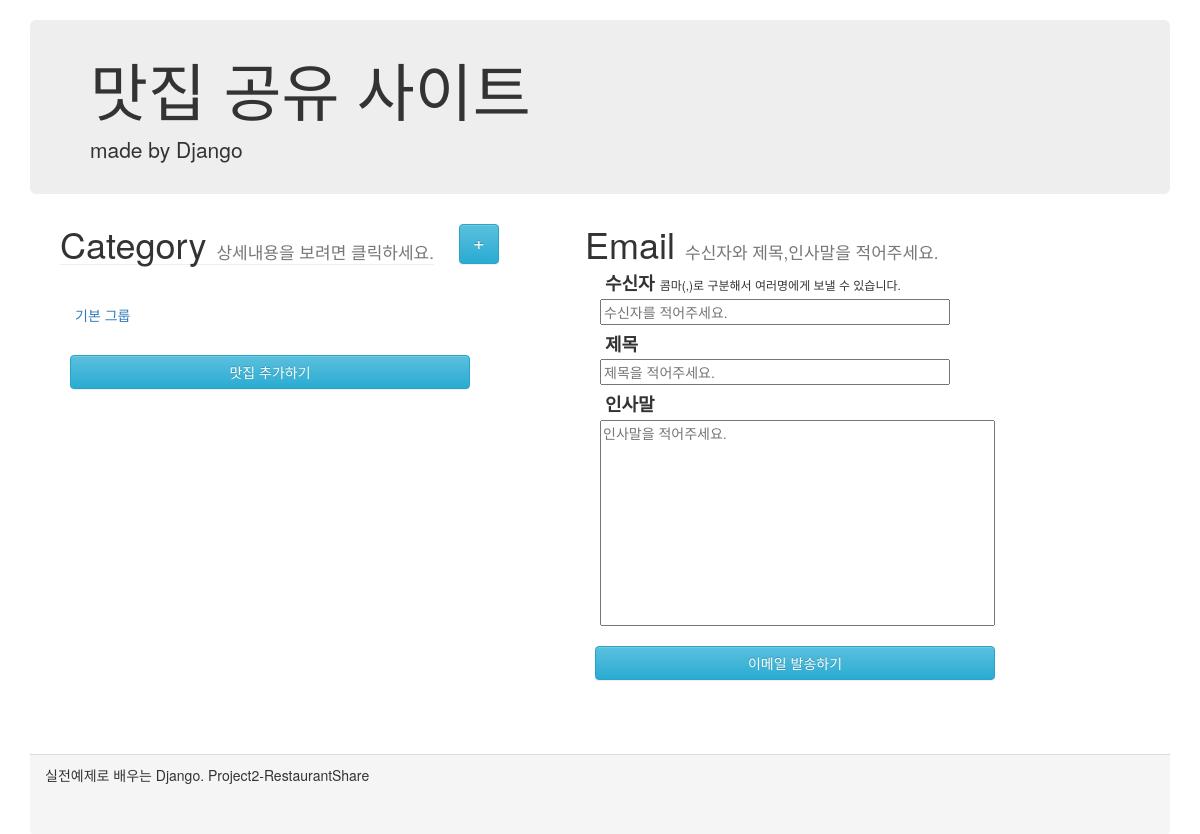
/, run on an earlier commit of the app's database.
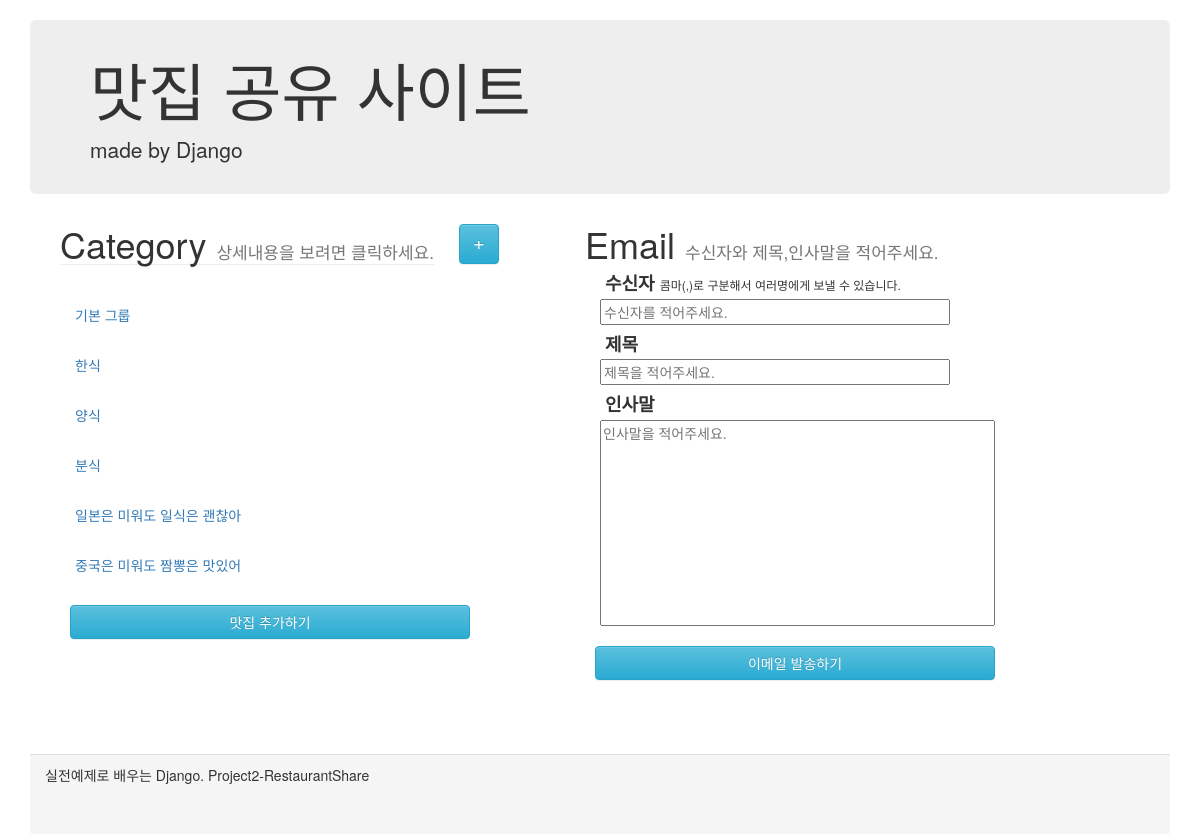
And on a later commit of the database.
### shareRes/models.py (models this page shows)
class Category(models.Model):
    category_name = models.CharField(max_length = 100)

### shareRes/views.py (the view)
# urls.py: path('', views.index, name='index'),
def index(request):
    categories = Category.objects.all()
    restaurants = Restaurant.objects.all()
    content = {'categories': categories, 'restaurants': restaurants}
    return render(request, 'shareRes/index.html', content)

### shareRes/templates/shareRes/index.html (shortened to what this page needs)
<html lang="en">
<head>
    <link rel="stylesheet" href="https://maxcdn.bootstrapcdn.com/bootstrap/3.3.2/css/bootstrap.min.css">
    <link rel="stylesheet" href="https://maxcdn.bootstrapcdn.com/bootstrap/3.3.2/css/bootstrap-theme.min.css">
</head>
<body>
    <div class="container">
        <div class="header">
            <div class="jumbotron">
                <h1>맛집 공유 사이트</h1>
                <p>made by Django</p>
            </div>
        </div>
        <div class="content">
            <div class="row">
                <form action="./sendEmail/send/" method="POST" onsubmit="return emailCheckForm();"> {% csrf_token %}
                    <div class="restaurantInfoDiv ">
                        <div class="row">
                            <div class="infoHeaderDiv">
                                <h1>Category <small class="subTitle">상세내용을 보려면 클릭하세요.</small></h1>
                            </div>
                            <div class="categoryAddDiv">
                                    <a href="categoryCreate/" class="categoryAddBtn btn btn-info" role="button">+</a>
                            </div>
                        </div>
                        <ul class="restaurantListDiv nav nav-pills nav-stacked">
                            {% for category in categories %}
                            <li class="category deactive">{{ category.category_name}}</li>
                            {% endfor %}
                        </ul>
                        <a href="restaurantCreate/" class="sendBtn btn btn-info" role="button">맛집 추가하기</a>
                    </div>
                    <div class="emailDiv">
                        <div class="emailHeaderDiv">
                            <h1>Email <small class="subTitle">수신자와 제목,인사말을 적어주세요.</small></h1>
                        </div>
                        <div class="emailContentGroup">
                            <div class="emailContentHeader">
                                <h4>수신자 <span class="inputReceiverSub">콤마(,)로 구분해서 여러명에게 보낼 수 있습니다.</span></h4>
                                <input class="inputReceiver" name="inputReceiver" id="inputReceiver" type="text" placeholder="수신자를 적어주세요."/><br/>
                            </div>
                            <div class="emailContentHeader">
                                <h4>제목</h4>
                                <input class="inputTitle" name="inputTitle" id="inputTitle" type="text" placeholder="제목을 적어주세요."/><br/>
                            </div>
                            <div class="emailContent">
                                <h4>인사말</h4>
                                <textarea class="inputContent" name="inputContent" id="inputContent" cols="50" rows="10" placeholder="인사말을 적어주세요."></textarea>
                            </div>
                        </div>
                        <div>
                            <input type="submit" class="sendBtn btn btn-info" role="button" value="이메일 발송하기"/>
                        </div>
                    </div>
                </form>
            </div>
        </div>
        <div class="panel-footer">
            실전예제로 배우는 Django. Project2-RestaurantShare
        </div>
    </div>
</body>
</html>

### shareRes/templates/shareRes/index.html (style rules this page uses)
.container { margin-top: 20px; }
.jumbotron { padding-top:15px; padding-bottom:15px; }
.content { min-height: 60%; margin: auto; }
.row { margin:0; padding:0; }
.subTitle { font-size:17px; }
.restaurantInfoDiv { margin-left:30px; float:left; }
.infoHeaderDiv { border-bottom: 1px solid #eee; float:left; }
.infoHeaderDiv h1 { margin:0; }
.categoryAddDiv { float:left; margin-left:25px; }
.categoryAddBtn { height: 40px; width: 40px; font-size:20px; padding:3px; }
.restaurantListDiv { margin-top: 25px; width: 500px; }
a { text-decoration: none; }
.deactive { color: #337ab7; background-color: #fff; }
.category { position: relative; display: block; cursor: pointer; border-radius: 4px; padding: 10px 15px; margin-top: 5px; margin-bottom: 10px; }
.emailDiv { float:left; margin-left:25px; }
.emailContentGroup { margin:5px; }
.emailHeaderDiv h1 { margin:0; }
.sendBtn { width: 400px; margin: 10px; }
.emailContentGroup h4 { font-weight: bold; margin:5px; }
.emailContentHeader { margin: 10px; }
.emailContent { margin: 10px; }
.inputReceiver { width: 350px; }
.inputReceiverSub { font-size: 12px; font-weight: 100; }
.inputTitle { width: 350px; }
.inputContent { resize: none; }
.panel-footer { margin-top: 50px; height: 10%; }

What changed in the data, as far as the page shows it:
added Category: category_name "한식"
added Category: category_name "양식"
added Category: category_name "분식"
added Category: category_name "일본은 미워도 일식은 괜찮아"
added Category: category_name "중국은 미워도 짬뽕은 맛있어"
